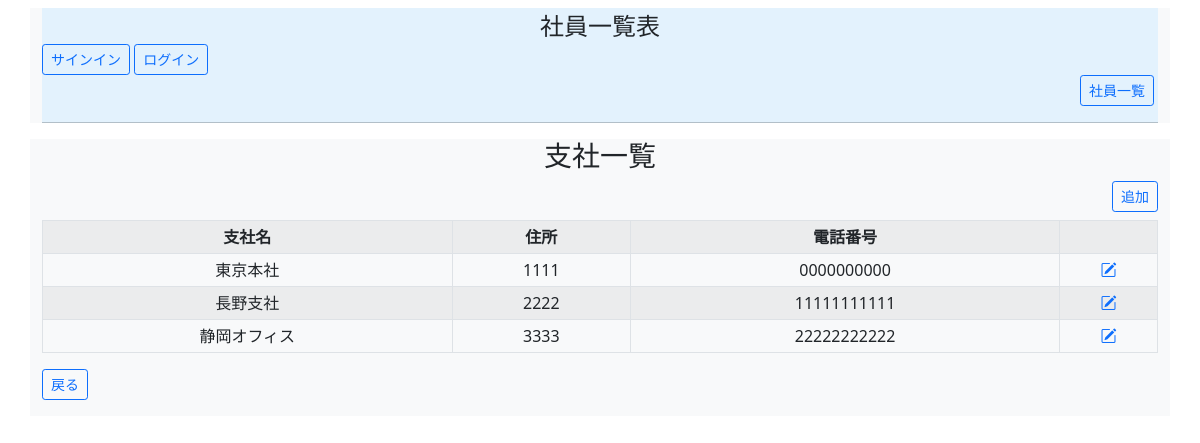
Page /branch_view on the earlier database version.
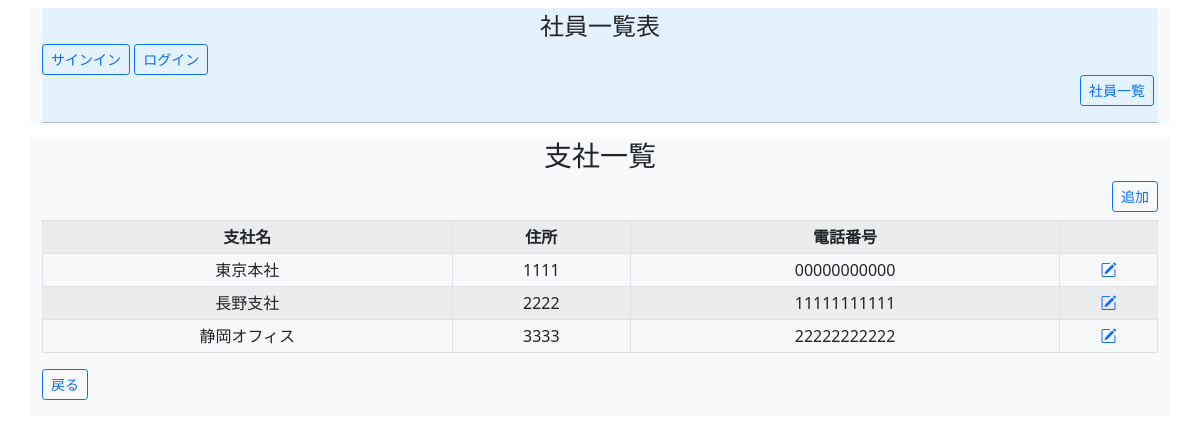
Same page on the later database version.
### employee_list_app/models.py (models this page shows, shortened)
class Branch(models.Model):
    name = models.CharField(max_length=30, verbose_name="支社名")
    address = models.CharField(max_length=255, verbose_name="住所")
    tel = models.IntegerField(max_length=11, verbose_name="電話番号")
    class Meta:
        verbose_name = "支社"
        verbose_name_plural = "支社一覧"

### employee_list_app/views.py (the view)
# urls.py: path("branch_view", BranchView.as_view(), name="branch_view"),
class BranchView(ListView):
    template_name = "employee_list/branch_view.html"
    model = Branch

### Template/employee_list/branch_view.html
{% extends "base.html" %}
{% block content %}
<h3 class="text-center">支社一覧</h3>
<div class="text-end">
    <a class="btn btn-outline-primary btn-sm col-auto mb-2" href="{% url 'branch_add' %}" role="button">追加</a>
</div>
<div class="justify-content-center">
    <table class="table table-striped table-bordered table-sm align-middle text-center">
        <th>支社名</th>
        <th>住所</th>
        <th>電話番号</th>
        <th></th>
        {% for brn in object_list %}
        <tr>
            <td>{{ brn.name }}</td>
            <td>{{ brn.address }}</td>
            <td>{{ brn.tel }}</td>
            <td><a href="{% url 'branch_edit' brn.pk %}"><i class="bi bi-pencil-square"></i></a></td>
        </tr>
        {% endfor %}
    </table>
</div>
<a class="btn btn-outline-primary btn-sm mb-3" href="{% url 'index' %}">戻る</a>
{% endblock %}

Differences in the rows shown:
changed Branch "東京本社": tel "0000000000" → "00000000000"
